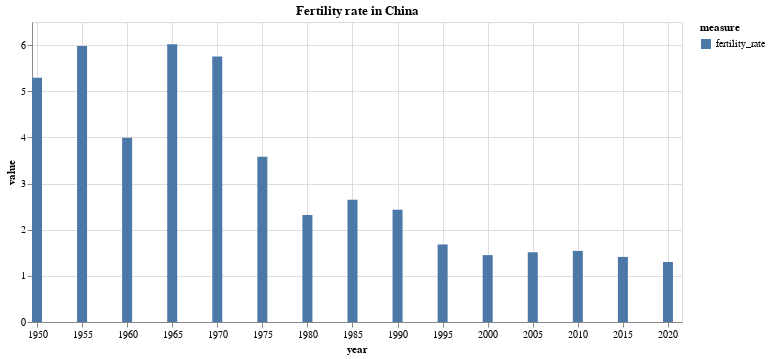

Notebook code for this chart:
### Code cell
alt.Chart(df_melt[df_melt["measure"] == "fertility_rate"]).mark_bar(size=10).encode(
    x="year:T",
    y="value:Q",
    color="measure",
).properties(width=650, title="Fertility rate in China")

### Figure 1 — Vega-Lite specification as saved in the notebook (floating-point values rounded to 4 significant figures)
{"config": {"view": {"continuousWidth": 400, "continuousHeight": 300}}, "data": {"name": "data-e5537d448ee4b1c85651cd3f39b37f98"}, "mark": {"type": "bar", "size": 10}, "encoding": {"color": {"field": "measure", "type": "nominal"}, "x": {"field": "year", "type": "temporal"}, "y": {"field": "value", "type": "quantitative"}}, "title": "Fertility rate in China", "width": 650, "$schema": "https://vega.github.io/schema/vega-lite/v4.17.0.json", "datasets": {"data-e5537d448ee4b1c85651cd3f39b37f98": [{"year": "2021-01-01T00:00:00", "measure": "fertility_rate", "value": ""}, {"year": "2020-01-01T00:00:00", "measure": "fertility_rate", "value": "1.30"}, {"year": "2019-01-01T00:00:00", "measure": "fertility_rate", "value": "nan"}, {"year": "2018-01-01T00:00:00", "measure": "fertility_rate", "value": "nan"}, {"year": "2017-01-01T00:00:00", "measure": "fertility_rate", "value": "nan"}, {"year": "2016-01-01T00:00:00", "measure": "fertility_rate", "value": "nan"}, {"year": "2015-01-01T00:00:00", "measure": "fertility_rate", "value": "1.41"}, {"year": "2014-01-01T00:00:00", "measure": "fertility_rate", "value": "nan"}, {"year": "2013-01-01T00:00:00", "measure": "fertility_rate", "value": "nan"}, {"year": "2012-01-01T00:00:00", "measure": "fertility_rate", "value": "nan"}, {"year": "2011-01-01T00:00:00", "measure": "fertility_rate", "value": "nan"}, {"year": "2010-01-01T00:00:00", "measure": "fertility_rate", "value": "1.54"}, {"year": "2009-01-01T00:00:00", "measure": "fertility_rate", "value": "nan"}, {"year": "2008-01-01T00:00:00", "measure": "fertility_rate", "value": "nan"}, {"year": "2007-01-01T00:00:00", "measure": "fertility_rate", "value": "nan"}, {"year": "2006-01-01T00:00:00", "measure": "fertility_rate", "value": "nan"}, {"year": "2005-01-01T00:00:00", "measure": "fertility_rate", "value": "1.51"}, {"year": "2004-01-01T00:00:00", "measure": "fertility_rate", "value": "nan"}, {"year": "2003-01-01T00:00:00", "measure": "fertility_rate", "value": "nan"}, {"year": "2002-01-01T00:00:00", "measure": "fertility_rate", "value": "nan"}, {"year": "2001-01-01T00:00:00", "measure": "fertility_rate", "value": "nan"}, {"year": "2000-01-01T00:00:00", "measure": "fertility_rate", "value": "1.45"}, {"year": "1999-01-01T00:00:00", "measure": "fertility_rate", "value": "nan"}, {"year": "1998-01-01T00:00:00", "measure": "fertility_rate", "value": "nan"}, {"year": "1997-01-01T00:00:00", "measure": "fertility_rate", "value": "nan"}, {"year": "1996-01-01T00:00:00", "measure": "fertility_rate", "value": "nan"}, {"year": "1995-01-01T00:00:00", "measure": "fertility_rate", "value": "1.68"}, {"year": "1994-01-01T00:00:00", "measure": "fertility_rate", "value": "nan"}, {"year": "1993-01-01T00:00:00", "measure": "fertility_rate", "value": "nan"}, {"year": "1992-01-01T00:00:00", "measure": "fertility_rate", "value": "nan"}, {"year": "1991-01-01T00:00:00", "measure": "fertility_rate", "value": "nan"}, {"year": "1990-01-01T00:00:00", "measure": "fertility_rate", "value": "2.43"}, {"year": "1989-01-01T00:00:00", "measure": "fertility_rate", "value": "nan"}, {"year": "1988-01-01T00:00:00", "measure": "fertility_rate", "value": "nan"}, {"year": "1987-01-01T00:00:00", "measure": "fertility_rate", "value": "nan"}, {"year": "1986-01-01T00:00:00", "measure": "fertility_rate", "value": "nan"}, {"year": "1985-01-01T00:00:00", "measure": "fertility_rate", "value": "2.65"}, {"year": "1984-01-01T00:00:00", "measure": "fertility_rate", "value": "nan"}, {"year": "1983-01-01T00:00:00", "measure": "fertility_rate", "value": "nan"}, {"year": "1982-01-01T00:00:00", "measure": "fertility_rate", "value": "nan"}, {"year": "1981-01-01T00:00:00", "measure": "fertility_rate", "value": "nan"}, {"year": "1980-01-01T00:00:00", "measure": "fertility_rate", "value": "2.32"}, {"year": "1979-01-01T00:00:00", "measure": "fertility_rate", "value": "nan"}, {"year": "1978-01-01T00:00:00", "measure": "fertility_rate", "value": "nan"}, {"year": "1977-01-01T00:00:00", "measure": "fertility_rate", "value": "nan"}, {"year": "1976-01-01T00:00:00", "measure": "fertility_rate", "value": "nan"}, {"year": "1975-01-01T00:00:00", "measure": "fertility_rate", "value": "3.58"}, {"year": "1974-01-01T00:00:00", "measure": "fertility_rate", "value": "nan"}, {"year": "1973-01-01T00:00:00", "measure": "fertility_rate", "value": "nan"}, {"year": "1972-01-01T00:00:00", "measure": "fertility_rate", "value": "nan"}, {"year": "1971-01-01T00:00:00", "measure": "fertility_rate", "value": "nan"}, {"year": "1970-01-01T00:00:00", "measure": "fertility_rate", "value": "5.75"}, {"year": "1969-01-01T00:00:00", "measure": "fertility_rate", "value": "nan"}, {"year": "1968-01-01T00:00:00", "measure": "fertility_rate", "value": "nan"}, {"year": "1967-01-01T00:00:00", "measure": "fertility_rate", "value": "nan"}, {"year": "1966-01-01T00:00:00", "measure": "fertility_rate", "value": "nan"}, {"year": "1965-01-01T00:00:00", "measure": "fertility_rate", "value": "6.02"}, {"year": "1964-01-01T00:00:00", "measure": "fertility_rate", "value": "nan"}, {"year": "1963-01-01T00:00:00", "measure": "fertility_rate", "value": "nan"}, {"year": "1962-01-01T00:00:00", "measure": "fertility_rate", "value": "nan"}, {"year": "1961-01-01T00:00:00", "measure": "fertility_rate", "value": "nan"}, {"year": "1960-01-01T00:00:00", "measure": "fertility_rate", "value": "3.99"}, {"year": "1959-01-01T00:00:00", "measure": "fertility_rate", "value": "nan"}, {"year": "1958-01-01T00:00:00", "measure": "fertility_rate", "value": "nan"}, {"year": "1957-01-01T00:00:00", "measure": "fertility_rate", "value": "nan"}, {"year": "1956-01-01T00:00:00", "measure": "fertility_rate", "value": "nan"}, {"year": "1955-01-01T00:00:00", "measure": "fertility_rate", "value": "5.98"}, {"year": "1954-01-01T00:00:00", "measure": "fertility_rate", "value": "nan"}, {"year": "1953-01-01T00:00:00", "measure": "fertility_rate", "value": "nan"}, {"year": "1952-01-01T00:00:00", "measure": "fertility_rate", "value": "nan"}, {"year": "1951-01-01T00:00:00", "measure": "fertility_rate", "value": "nan"}, {"year": "1950-01-01T00:00:00", "measure": "fertility_rate", "value": "5.29"}, {"year": "1949-01-01T00:00:00", "measure": "fertility_rate", "value": "nan"}]}}
